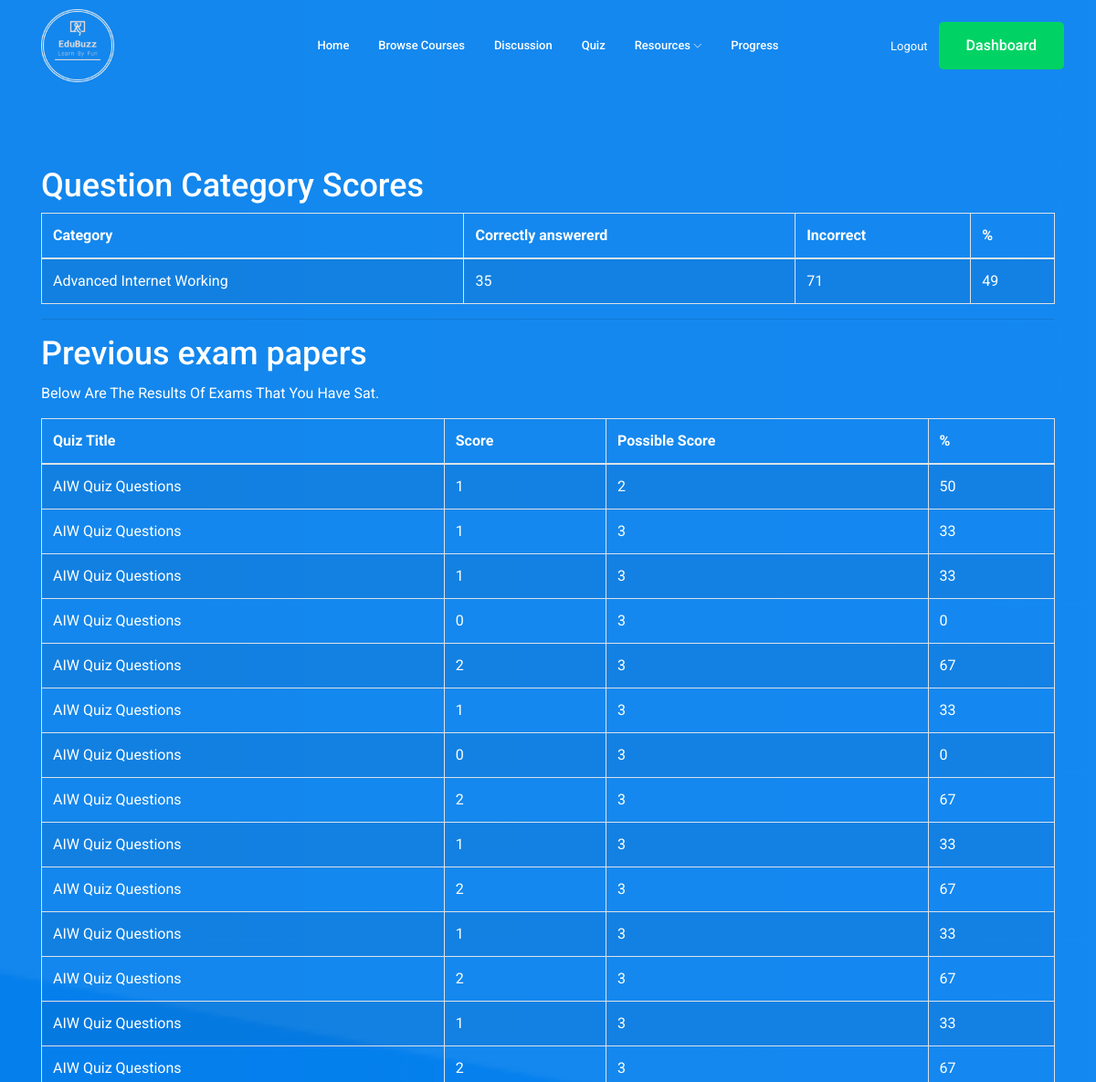
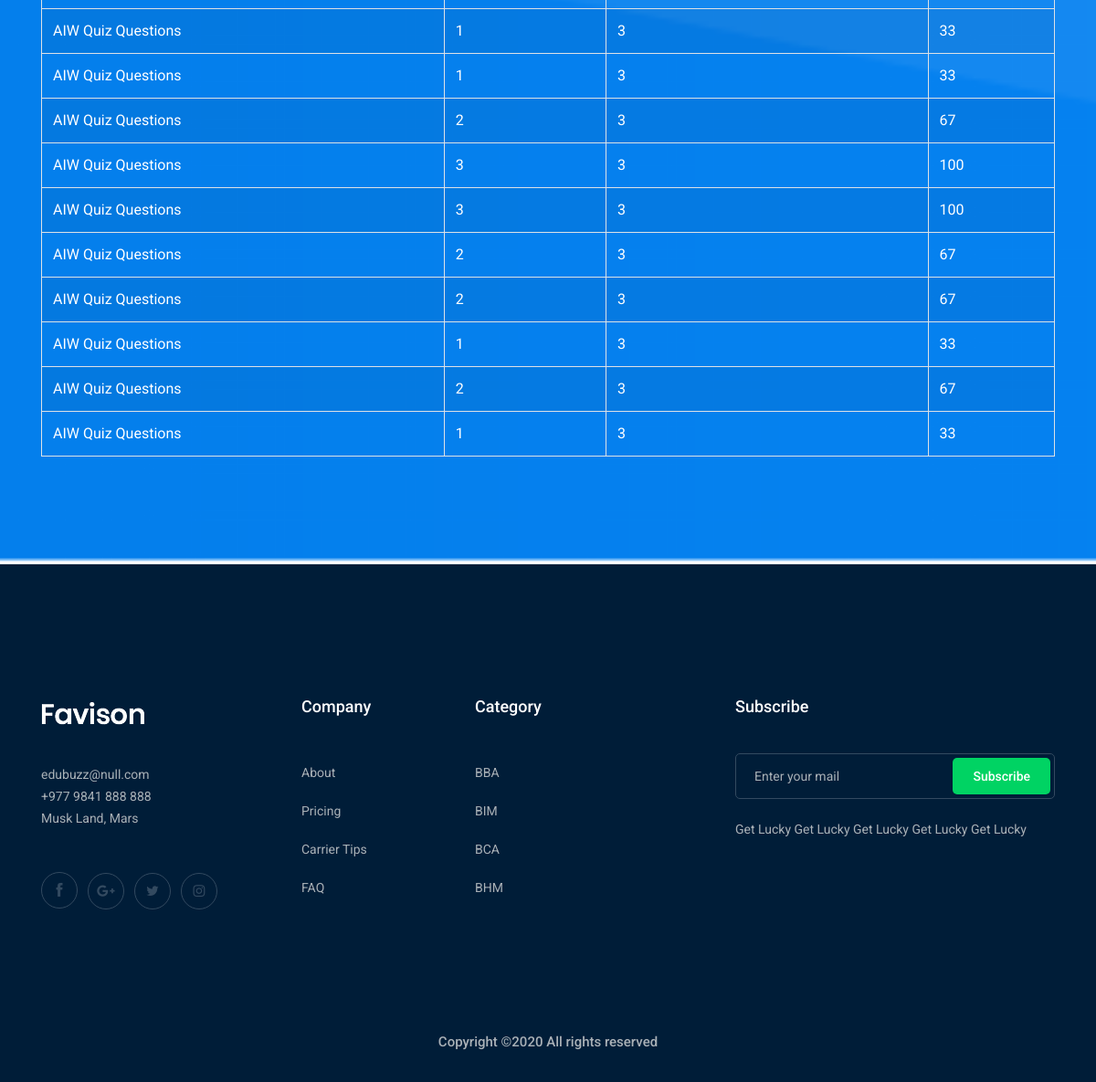
/quiz/progress/ (signed in), run on the app's committed database (2 pictures, top to bottom).
### quiz/models.py (models this page shows, shortened)
class Category(models.Model):
    category = models.CharField(
        verbose_name=_("Category"),
        max_length=250, blank=True,
        unique=True, null=True)
    objects = CategoryManager()
    class Meta:
        verbose_name = _("Category")
        verbose_name_plural = _("Categories")

class Sitting(models.Model):
    user = models.ForeignKey(settings.AUTH_USER_MODEL, verbose_name=_("User"), on_delete=models.CASCADE)
    quiz = models.ForeignKey(Quiz, verbose_name=_("Quiz"), on_delete=models.CASCADE)
    question_order = models.CharField(validators=[validate_comma_separated_integer_list],
        max_length=1024, verbose_name=_("Question Order"))
    question_list = models.CharField(validators=[validate_comma_separated_integer_list],
        max_length=1024, verbose_name=_("Question List"))
    incorrect_questions = models.CharField(validators=[validate_comma_separated_integer_list],
        max_length=1024, blank=True, verbose_name=_("Incorrect questions"))
    current_score = models.IntegerField(verbose_name=_("Current Score"))
    complete = models.BooleanField(default=False, blank=False,
                                   verbose_name=_("Complete"))
    user_answers = models.TextField(blank=True, default='{}',
                                    verbose_name=_("User Answers"))
    start = models.DateTimeField(auto_now_add=True,
                                 verbose_name=_("Start"))
    end = models.DateTimeField(null=True, blank=True, verbose_name=_("End"))
    objects = SittingManager()
    class Meta:
        permissions = (("view_sittings", _("Can see completed exams.")),)
    def _question_ids(self):
        return [int(n) for n in self.question_order.split(',') if n]
    @property
    def get_percent_correct(self):
        dividend = float(self.current_score)
        divisor = len(self._question_ids())
        if divisor < 1:
            return 0            # prevent divide by zero error
        if dividend > divisor:
            return 100
        correct = int(round((dividend / divisor) * 100))
        if correct >= 1:
            return correct
        else:
            return 0
    @property
    def get_max_score(self):
        return len(self._question_ids())

class Quiz(models.Model):
    title = models.CharField(
        verbose_name=_("Title"),
        max_length=60, blank=False)
    description = models.TextField(
        verbose_name=_("Description"),
        blank=True, help_text=_("a description of the quiz"))
    url = models.SlugField(
        max_length=60, blank=False,
        help_text=_("a user friendly url"),
        verbose_name=_("user friendly url"))
    category = models.ForeignKey(
        Category, null=True, blank=True,
        verbose_name=_("Category"), on_delete=models.CASCADE)
    random_order = models.BooleanField(
        blank=False, default=False,
        verbose_name=_("Random Order"),
        help_text=_("Display the questions in "
                    "a random order or as they "
                    "are set?"))
    max_questions = models.PositiveIntegerField(
        blank=True, null=True, verbose_name=_("Max Questions"),
        help_text=_("Number of questions to be answered on each attempt."))
    answers_at_end = models.BooleanField(
        blank=False, default=False,
        help_text=_("Correct answer is NOT shown after question."
                    " Answers displayed at the end."),
        verbose_name=_("Answers at end"))
    exam_paper = models.BooleanField(
        blank=False, default=False,
        help_text=_("If yes, the result of each"
                    " attempt by a user will be"
                    " stored. Necessary for marking."),
        verbose_name=_("Exam Paper"))
    single_attempt = models.BooleanField(
        blank=False, default=False,
        help_text=_("If yes, only one attempt by"
                    " a user will be permitted."
                    " Non users cannot sit this exam."),
        verbose_name=_("Single Attempt"))
    pass_mark = models.SmallIntegerField(
        blank=True, default=0,
        verbose_name=_("Pass Mark"),
        help_text=_("Percentage required to pass exam."),
        validators=[MaxValueValidator(100)])
    success_text = models.TextField(
        blank=True, help_text=_("Displayed if user passes."),
        verbose_name=_("Success Text"))
    fail_text = models.TextField(
        verbose_name=_("Fail Text"),
        blank=True, help_text=_("Displayed if user fails."))
    draft = models.BooleanField(
        blank=True, default=False,
        verbose_name=_("Draft"),
        help_text=_("If yes, the quiz is not displayed"
                    " in the quiz list and can only be"
                    " taken by users who can edit"
                    " quizzes."))
    class Meta:
        verbose_name = _("Quiz")
        verbose_name_plural = _("Quizzes")

### quiz/views.py (the view)
class QuizUserProgressView(TemplateView):
    template_name = 'progress.html'
    @method_decorator(login_required)
    def dispatch(self, request, *args, **kwargs):
        return super(QuizUserProgressView, self) \
            .dispatch(request, *args, **kwargs)
    def get_context_data(self, **kwargs):
        context = super(QuizUserProgressView, self).get_context_data(**kwargs)
        progress, c = Progress.objects.get_or_create(user=self.request.user)
        context['cat_scores'] = progress.list_all_cat_scores
        context['exams'] = progress.show_exams()
        return context

### quiz/models.py (called while the page is built)
    def show_exams(self):
        return Sitting.objects.filter(user=self.user, complete=True)

### quiz/templates/progress.html (shortened to what this page needs)
{% extends "base.html" %}
{% load i18n %}
{% load quiz_tags %}
{% block content %}
<section class=" d-flex flex-column">
    <div class="bradcam_area bradcam_bg_1">
        <div class="container">
            <div class="row">
                <div class="col-xl-12">
                    <div class="bradcam_text">
                        {% if cat_scores %}
                        <h1 style="color:white">{% trans "Question Category Scores" %}</h1>
                        <table class="table table-bordered table-striped">
                            <thead>
                            <tr style="color:white">
                                <th>{% trans "Category" %}</th>
                                <th>{% trans "Correctly answererd" %}</th>
                                <th>{% trans "Incorrect" %}</th>
                                <th>%</th>
                            </tr>
                            </thead>
                            <tbody style="color:white">
                            {% for cat, value in cat_scores.items %}
                            <tr>
                                <td>{{ cat }}</td>
                                <td>{{ value.0 }}</td>
                                <td>{{ value.1 }}</td>
                                <td>{{ value.2 }}</td>
                            </tr>
                            {% endfor %}
                            </tbody>
                        </table>
                        {% endif %}
                        {% if exams %}
                        <hr>
                        <h1 style="color:white">{% trans "Previous exam papers" %}</h1>
                        <p class="lead">
                            {% trans "Below are the results of exams that you have sat." %}
                        </p>
                        <table class="table table-bordered table-striped">
                            <thead>
                            <tr style="color:white">
                                <th>{% trans "Quiz Title" %}</th>
                                <th>{% trans "Score" %}</th>
                                <th>{% trans "Possible Score" %}</th>
                                <th>%</th>
                            </tr>
                            </thead>
                            <tbody>
                            {% for exam in exams %}
                            <tr style="color:white">
                                <td>{{ exam.quiz.title }}</td>
                                <td>{{ exam.current_score }}</td>
                                <td>{{ exam.get_max_score }}</td>
                                <td>{{ exam.get_percent_correct }}</td>
                            </tr>
                            {% endfor %}
                            </tbody>
                        </table>
                        {% endif %}
                    </div>
                </div>
            </div>
        </div>
    </div>
</section>
{% endblock %}

### data on the page
Category: cat_scores "Advanced Internet Working"
Sitting: quiz "AIW Quiz Questions", current_score "1", get_max_score "2", get_percent_correct "50"
Sitting: quiz "AIW Quiz Questions", current_score "1", get_max_score "3", get_percent_correct "33"
Sitting: quiz "AIW Quiz Questions", current_score "1", get_max_score "3", get_percent_correct "33"
Sitting: quiz "AIW Quiz Questions", current_score "0", get_max_score "3", get_percent_correct "0"
Sitting: quiz "AIW Quiz Questions", current_score "2", get_max_score "3", get_percent_correct "67"
Sitting: quiz "AIW Quiz Questions", current_score "1", get_max_score "3", get_percent_correct "33"
Sitting: quiz "AIW Quiz Questions", current_score "0", get_max_score "3", get_percent_correct "0"
Sitting: quiz "AIW Quiz Questions", current_score "2", get_max_score "3", get_percent_correct "67"
Sitting: quiz "AIW Quiz Questions", current_score "1", get_max_score "3", get_percent_correct "33"
Sitting: quiz "AIW Quiz Questions", current_score "2", get_max_score "3", get_percent_correct "67"
Sitting: quiz "AIW Quiz Questions", current_score "1", get_max_score "3", get_percent_correct "33"
Sitting: quiz "AIW Quiz Questions", current_score "2", get_max_score "3", get_percent_correct "67"
Sitting: quiz "AIW Quiz Questions", current_score "1", get_max_score "3", get_percent_correct "33"
Sitting: quiz "AIW Quiz Questions", current_score "2", get_max_score "3", get_percent_correct "67"
Sitting: quiz "AIW Quiz Questions", current_score "1", get_max_score "3", get_percent_correct "33"
Sitting: quiz "AIW Quiz Questions", current_score "1", get_max_score "3", get_percent_correct "33"
Sitting: quiz "AIW Quiz Questions", current_score "2", get_max_score "3", get_percent_correct "67"
Sitting: quiz "AIW Quiz Questions", current_score "3", get_max_score "3", get_percent_correct "100"
Sitting: quiz "AIW Quiz Questions", current_score "3", get_max_score "3", get_percent_correct "100"
Sitting: quiz "AIW Quiz Questions", current_score "2", get_max_score "3", get_percent_correct "67"
Sitting: quiz "AIW Quiz Questions", current_score "2", get_max_score "3", get_percent_correct "67"
Sitting: quiz "AIW Quiz Questions", current_score "1", get_max_score "3", get_percent_correct "33"
Sitting: quiz "AIW Quiz Questions", current_score "2", get_max_score "3", get_percent_correct "67"
Sitting: quiz "AIW Quiz Questions", current_score "1", get_max_score "3", get_percent_correct "33"

### other printed values
{{ value.0 }} "35"
{{ value.1 }} "71"
{{ value.2 }} "49"
